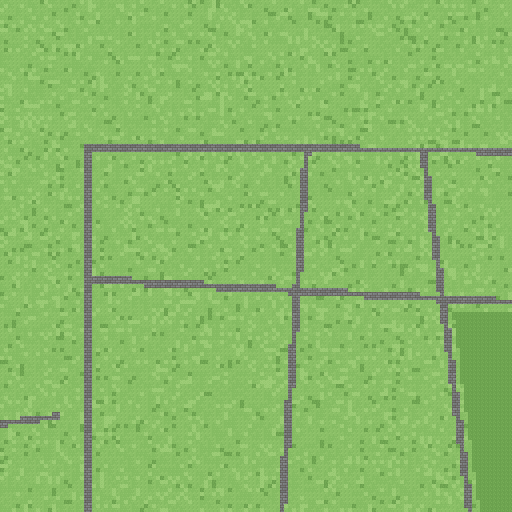
#> input picture assets/_ground_src/g0_0.png, 1024 x 1024 px (shown at 1/2 size)
$ python -i bake_ground_layer10.py   (imports and definitions only)
#> lines starting #> are read from the running program, lines starting #| are printed output that depends on the picture
### tools/bake_ground_detail.py
#!/usr/bin/env python3
# -*- coding: utf-8 -*-
"""地面「静态质感」二次烘焙 —— 投影/AO + 草地分层 + 路面细节。

本轮只做**图书馆周边小样**：默认只出前后对比图，不写 assets/ground/*.png。
用户确认方向后，`--apply --force` 才是全图铺开入口。

## 幂等链（为什么不直接改 PNG）
    assets/_ground_src/  ->  bake_roads.build()  ->  detail.apply()  ->  bake_road_edge.save()
`bake_roads.py` 每次全量重算会 100% 冲掉任何手写进 ground/ 的新层
（`bake_channels.py` 就踩过这个坑）。本模块只提供纯函数 apply(im, ox, oy, world)，
作用于「最终烘焙后的马赛克图」，天然是这条链上的一环。

## 颜色红线（违反会连锁破坏道具摆放/河道/夜间窗光）
  * `tools/place_life_props.py:49` 用 `max(r,g,b)-min(r,g,b)<=12 and 92<=r<=182` 认路面，
    401 个道具的候选点由此而来。
  * `tools/bake_channels.py:52` 用精确 4 色认水面；`bake_roads.py:52` 另有容差 8 的水掩码。
  * 草地 g 主导（g>=r 且 g>=b）。
因此所有明暗调制都用**单调通道压缩 LUT**：`f(v)=v (v<92)` / `92+(v-92)*k (v>=92)`。
三个通道过同一个 LUT → spread 只减不增、r 下限 92 不掉、g 主导不变。
最后再加一层「分类回滚」兜底：任何让 is_road / 草地 / 水 掩码变化的像素直接恢复原值。

## 用法
    python tools/bake_ground_detail.py                  # 出小样对比图（不写地面，默认自检）
    python tools/bake_ground_detail.py --apply --force  # 全图铺开（本轮不跑）
    python tools/bake_ground_detail.py --box x0,y0,x1,y1 --scale 1.5
"""
import json
import os
import random
import sys
from functools import lru_cache

from PIL import Image, ImageChops, ImageDraw, ImageEnhance, ImageFilter, ImageFont

HERE = os.path.dirname(os.path.abspath(__file__))
ROOT = os.path.dirname(HERE)
WORLD_JSON = os.path.join(ROOT, "assets", "world.json")
GROUND = os.path.join(ROOT, "assets", "ground")
OUT_LIB = os.path.join(ROOT, "shot_ground_detail_lib.png")
OUT_CLOSE = os.path.join(ROOT, "shot_ground_detail_closeup.png")

# 与 bake_road_edge.py / bake_roads.py 保持一致
CELL = 8
CHUNK = 1024
COLS, ROWS = 4, 7
WORLD_W, WORLD_H = 3392, 6400
ROAD_MIN, ROAD_MAX, ROAD_SPREAD = 92, 182, 12
WATER_COLORS = [(104, 146, 132), (120, 164, 146), (88, 128, 116), (142, 188, 164)]
WATER_TOL = 8

DETAIL_SEED = 20261110
# 图书馆（box 215.8,316.1 - 277.9,379.5 格）及周边，含道路、草坪、水岸
LIB_BOX = (1560, 2360, 2380, 3180)
CLOSE_BOX = (1580, 2680, 2180, 2980)   # 同时含弧形路 / 草地 / 水岸

# ---- 强度 ----
SHADOW_K = 0.64            # 最暗版压缩系数（仅 >=92 的通道被压）
# 建筑影分三段由近到远渐淡；只画建筑**外侧**的扫掠区，内部交给建筑 sprite 遮挡。
# 填满 poly 内部会在对比图里变成一大块污渍，而且建筑底面积比 poly 小。
SHADOW_SWEEP = ((0.42, 160), (0.75, 112), (1.0, 66))
SHADOW_CONTACT = 225       # 楼脚 3px 接触 AO
SHADOW_TREE = 108          # 树冠影
SUN = (0.62, 0.38)         # 光从西北来，影子投向右下
GRASS_AMP = (64, 38, 16)   # 大/中/小三尺度噪声幅度
GRASS_CONTRAST = 1.25      # 噪声对比度：拉太狠会变成方块迷彩
GRASS_BRIGHT, GRASS_DARK = 1.10, 0.88
TUFT_DARK = 0.78
TUFT_DENSITY = 600
# 路面细节色全部满足 is_road（r∈[92,182] 且 spread<=12），画上去不改变分类
DETAIL_COLORS = {
    "manhole": (108, 110, 113),
    "patch": (136, 138, 141),
    "crack": (100, 102, 105),
    "wear": (143, 145, 148),
}
DETAIL_DENSITY = 12000     # 每 N 平方像素撒 1 个细节候选


# ---------------------------------------------------------------- 基础工具
# [11 lines left out: functions _hash8, _nz, not called in this run]


def _diff_mask(a, b):
    return ImageChops.difference(a, b).point(lambda v: 255 if v else 0)


# [6 lines left out: function _pix_changed, not called in this run]


def load_world():
    with open(WORLD_JSON, encoding="utf-8") as f:
        return json.load(f)


def load_ground(box):
    """从 assets/ground/ 读出指定全局矩形（跨块自动拼接）。只读，不写回。"""
    x0, y0, x1, y1 = box
    out = Image.new("RGB", (x1 - x0, y1 - y0))
    for cy in range(ROWS):
        for cx in range(COLS):
            gx0, gy0 = cx * CHUNK, cy * CHUNK
            ix0, iy0 = max(x0, gx0), max(y0, gy0)
            ix1, iy1 = min(x1, gx0 + CHUNK), min(y1, gy0 + CHUNK)
            if ix0 >= ix1 or iy0 >= iy1:
                continue
            p = os.path.join(GROUND, "g%d_%d.png" % (cx, cy))
            im = Image.open(p).convert("RGB")
            out.paste(im.crop((ix0 - gx0, iy0 - gy0, ix1 - gx0, iy1 - gy0)),
                      (ix0 - x0, iy0 - y0))
    return out


# [439 lines left out: functions road_mask, water_mask, grass_mask, _compress_lut, _tuft_specs, _detail_specs and 12 more, not called in this run]


# [2 lines that do not run on import are left out]

### tools/bake_ground_layer10.py
#!/usr/bin/env python3
# -*- coding: utf-8 -*-
"""第 10 层：建筑墙脚的绿化。

为什么不用 world.json 的 `poly`：
  `poly` 是**俯视占地**多边形，而建筑 sprite 是 2.5D 立面 —— sprite 的底边
  比 poly 的南边缘还要低 20~30px（自带一条浅色散水裙边）。拿 poly 外扩出来
  的那一圈，整圈都被 sprite 自己盖住，画了也看不见。

做法：
  逐列读 sprite 的 alpha，取每列**最底部**的不透明像素作为「墙脚接触点」，
  再从接触点向下 5px 铺一条绿化带。这样绿化带始终紧贴建筑实际的落地线，
  楼是斜的、有台阶门廊突出的，绿化带就跟着斜、跟着缩进。

颜色红线（与第 9 层同源，但更暗一档 —— 墙脚本来就背光）：
  三档都必须满足严格草 g-r>14 / g-b>28 / g>100，且 spread 远大于 6，不命中 road。

用法：
    python tools/bake_ground_layer10.py                 # 出对比小样，不写回
    python tools/bake_ground_layer10.py --dry           # 全图零写回预演
    python tools/bake_ground_layer10.py --apply --force # 全图铺开
    python tools/bake_ground_layer10.py --verify        # 铺开后验收
"""
import json
import os
import sys
from functools import lru_cache

from PIL import Image, ImageChops, ImageDraw, ImageFont

HERE = os.path.dirname(os.path.abspath(__file__))
sys.path.insert(0, HERE)
ROOT = os.path.dirname(HERE)

import bake_road_edge as E
import bake_ground_detail as D
import bake_ground_refine as R
import bake_ground_layer8 as L8
import bake_ground_layer9 as L9

WORLD_JSON = os.path.join(ROOT, "assets", "world.json")
BUILDING_DIR = os.path.join(ROOT, "assets", "buildings")
CELL = 8
SEED = 20261112
WORLD_W, WORLD_H = E.WORLD_W, E.WORLD_H

OUT_CAMPUS = os.path.join(ROOT, "shot_layer10_campus.png")
OUT_CLOSE = os.path.join(ROOT, "shot_layer10_close.png")
OUT_SCENE = os.path.join(ROOT, "shot_layer10_scene.png")

CAMPUS_BOX = (2500, 3200, 3100, 3620)     # 自动化学院（b0）楼底那一段，下方留草地
CLOSE_BOX = (2700, 3430, 2920, 3540)      # 5x 特写：只看楼底那条接触线
ALPHA_MIN = 32                            # 认定「不透明」的 alpha 阈值

# ---- 墙脚绿化（整体仍是严格草）----
APRON_H = 12                   # 绿化带高度（px），从墙脚接触线向下
APRON_DEEP = (68, 112, 54)     # 贴墙一侧：g-r=44 / g-b=58 / g=112
APRON_MID = (88, 136, 70)      # 主体：g-r=48 / g-b=66 / g=136
APRON_TOP = (106, 156, 84)     # 远离墙一侧：g-r=50 / g-b=72 / g=156
NOISE_STEP = 4
NOISE_CUT = (85, 175)


def load_world():
    with open(WORLD_JSON, encoding="utf-8") as f:
        return json.load(f)


# [39 lines left out: functions _contact_points, _noise_map, not called in this run]


@lru_cache(maxsize=1)
def _global_masks(_stamp):
    """全图算一次，之后按 (ox,oy,W,H) 裁剪（同第 8/9 层）。"""
    full = D.load_ground((0, 0, WORLD_W, WORLD_H))
    size = (WORLD_W, WORLD_H)

    # 落笔条件必须是**严格草**，不能用宽松草：楼前压着建筑投影的那几 px 只满足
    # 宽松草，一旦在上面画严格草色，它们就从「宽松草」升级成「严格草」，
    # 某些格子的严格草比例跨过阈值 -> 道具候选网格会漂 7 格（实测）。
    road = D.road_mask(full)
    water = D.water_mask(full)
    grass = R._strict_grass(full)
    hard = ImageChops.lighter(road, R._beige_mask(full))
    margin = L8._world_margin(size, 0, 0)

    # 墙脚接触线：先点成掩码，再逐行向下平移 1..APRON_H 取并集 = 向下的带。
    contact = Image.new("L", size, 0)
    cd = ImageDraw.Draw(contact)
    for gx, gy in _contact_points(id(full)):
        if 0 <= gx < WORLD_W and 0 <= gy < WORLD_H:
            cd.point((gx, gy), fill=255)

    band = Image.new("L", size, 0)
    for k in range(1, APRON_H + 1):
        band = ImageChops.lighter(band, ImageChops.offset(contact, 0, k))

    # 外侧起伏：噪声分三档削 0/1/2px
    lo, hi = NOISE_CUT
    allow_lut = [(APRON_H + 1) if v >= hi else
                 (APRON_H if v >= lo else (APRON_H - 1)) for v in range(256)]
    # 该像素在带内的「深度」= 距接触线几 px，用向下平移的差分求
    depth = Image.new("L", size, 0)
    for k in range(1, APRON_H + 1):
        ring = ImageChops.subtract(
            ImageChops.offset(contact, 0, k),
            ImageChops.offset(contact, 0, k - 1) if k > 1 else contact)
        depth = Image.composite(Image.new("L", size, k), depth, ring)

    inside = ImageChops.subtract(_noise_map().point(allow_lut), depth).point(
        [255 if v > 0 else 0 for v in range(256)])
    inside = ImageChops.multiply(inside, band)
    inside = ImageChops.multiply(inside, grass)
    inside = ImageChops.subtract(inside, hard)
    inside = ImageChops.multiply(inside, margin)

    layers = []
    for k in range(1, APRON_H + 1):
        lk = [255 if v == k else 0 for v in range(256)]
        m = ImageChops.multiply(depth.point(lk), inside)
        if k == 1:
            color = APRON_DEEP
        elif k <= 3:
            color = APRON_MID
        else:
            color = APRON_TOP
        layers.append((m, color))
    return tuple(layers)


def apply(im, ox=0, oy=0, world=None):
    W, H = im.size
    out = im
    stats = {"apron_px": 0, "size": (W, H), "ox": ox, "oy": oy}
    for mask, color in _global_masks(id(world)):
        local = L9._crop(mask, ox, oy, W, H)
        n = D._nz(local)
        if not n:
            continue
        out = Image.composite(Image.new("RGB", (W, H), color), out, local)
        stats["apron_px"] += n
    return out, stats


# [4 lines left out: function check, not called in this run]


def _chain9(world):
    return L9.apply(L8.apply(L8._chain7(world), 0, 0, world)[0], 0, 0, world)[0]


# [158 lines left out: functions _font, _compare, _local_scene, _validate, _apply_full, main, not called in this run]


# [2 lines not run here, left out]

>>> from PIL import Image
>>> picture = Image.open('../assets/_ground_src/g0_0.png')
#> picture is the input picture: PIL image 1024x1024 RGB; mean R, G, B 135.5, 185.3, 102.2
>>> result = apply(picture)
#> in load_ground, `out = Image.new("RGB", (x1 - x0, y1 - y0))`: out: PIL image 3392x6400 RGB; every value is 0
#> in load_ground, `out.paste(im.crop((ix0 - gx0, iy0 - gy0, ix1 - gx0, iy1 - gy0)), (ix0 ..`:
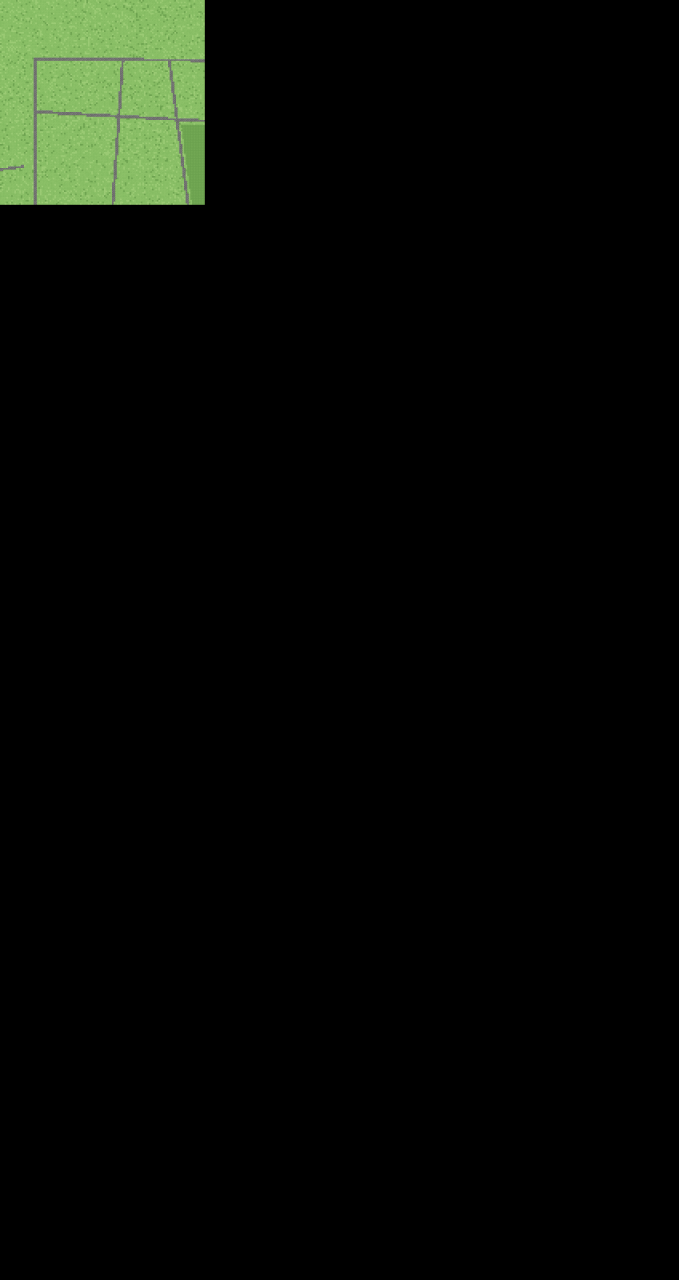
#> out: PIL image 3392x6400 RGB (shown at 1/5 size); mean R, G, B 6.5, 9, 4.9
#> (the run stopped early here; a loop or call above may not have finished)
